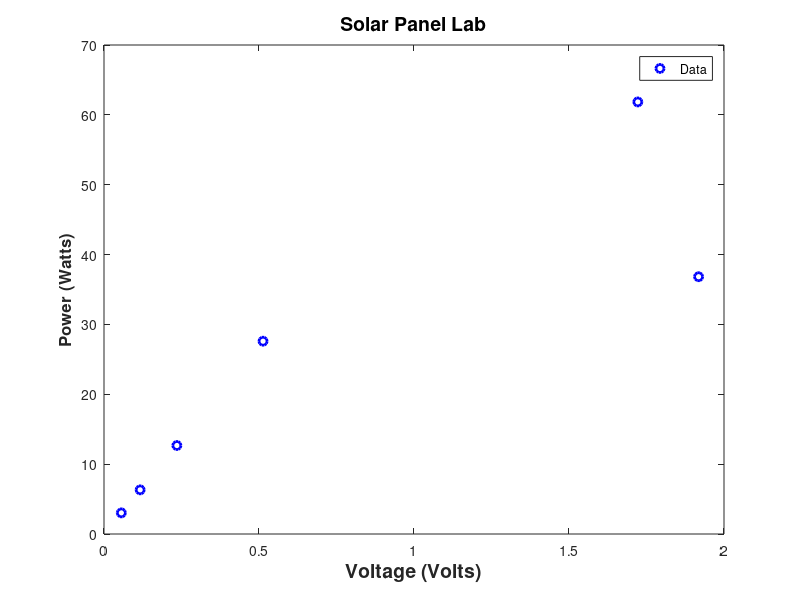

Reproduce this figure in MATLAB.
clear;clc
Voltage = [0.0559 0.1166 0.235 0.513 1.722 1.918];
Watts = [3.024 6.32 12.667 27.6 61.85 36.83];
plot(Voltage,Watts,'bo','LineWidth',2);

title( '\bfSolar Panel Lab','FontSize',14);
xlabel('\bfVoltage (Volts)','FontSize',14);
ylabel('\bfPower (Watts)','FontSize',12);
legend('Data');